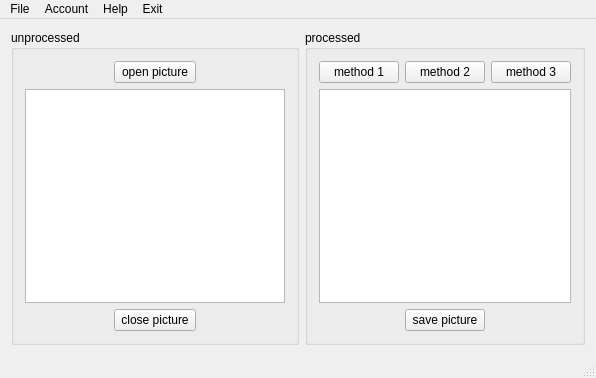
<?xml version="1.0" encoding="UTF-8"?>
<ui version="4.0">
 <class>UserWindow</class>
 <widget class="QMainWindow" name="UserWindow">
  <property name="geometry">
   <rect>
    <x>0</x>
    <y>0</y>
    <width>560</width>
    <height>378</height>
   </rect>
  </property>
  <property name="windowTitle">
   <string>UserWindow</string>
  </property>
  <widget class="QWidget" name="centralWidget">
   <layout class="QGridLayout" name="gridLayout_3">
    <item row="0" column="1">
     <widget class="QGroupBox" name="groupBox_2">
      <property name="title">
       <string>processed</string>
      </property>
      <layout class="QGridLayout" name="gridLayout">
       <item row="0" column="0">
        <widget class="QPushButton" name="btMethod_1">
         <property name="text">
          <string>method 1</string>
         </property>
         <property name="iconSize">
          <size>
           <width>14</width>
           <height>14</height>
          </size>
         </property>
        </widget>
       </item>
       <item row="0" column="1">
        <widget class="QPushButton" name="btMethod_2">
         <property name="text">
          <string>method 2</string>
         </property>
         <property name="iconSize">
          <size>
           <width>128</width>
           <height>14</height>
          </size>
         </property>
        </widget>
       </item>
       <item row="0" column="2">
        <widget class="QPushButton" name="btMethod_3">
         <property name="text">
          <string>method 3</string>
         </property>
        </widget>
       </item>
       <item row="1" column="0" colspan="3">
        <widget class="QGraphicsView" name="graphicsView_2"/>
       </item>
       <item row="2" column="1">
        <widget class="QPushButton" name="btSavePic">
         <property name="text">
          <string>save picture</string>
         </property>
        </widget>
       </item>
      </layout>
     </widget>
    </item>
    <item row="0" column="0">
     <widget class="QGroupBox" name="groupBox">
      <property name="title">
       <string>unprocessed</string>
      </property>
      <layout class="QGridLayout" name="gridLayout_2">
       <item row="0" column="1">
        <widget class="QPushButton" name="btOpenPic">
         <property name="text">
          <string>open picture</string>
         </property>
        </widget>
       </item>
       <item row="1" column="0" colspan="3">
        <widget class="QGraphicsView" name="graphicsView">
         <property name="minimumSize">
          <size>
           <width>260</width>
           <height>0</height>
          </size>
         </property>
         <property name="sceneRect">
          <rectf>
           <x>0.000000000000000</x>
           <y>0.000000000000000</y>
           <width>0.000000000000000</width>
           <height>0.000000000000000</height>
          </rectf>
         </property>
        </widget>
       </item>
       <item row="2" column="1">
        <widget class="QPushButton" name="btClosePic">
         <property name="text">
          <string>close picture</string>
         </property>
         <property name="iconSize">
          <size>
           <width>14</width>
           <height>14</height>
          </size>
         </property>
        </widget>
       </item>
      </layout>
     </widget>
    </item>
   </layout>
  </widget>
  <widget class="QMenuBar" name="menuBar">
   <property name="geometry">
    <rect>
     <x>0</x>
     <y>0</y>
     <width>560</width>
     <height>17</height>
    </rect>
   </property>
   <widget class="QMenu" name="menuFile">
    <property name="title">
     <string>File</string>
    </property>
    <widget class="QMenu" name="menuview_dataset">
     <property name="title">
      <string>view dataset</string>
     </property>
     <addaction name="actionprocessed"/>
     <addaction name="actionunprocessed"/>
    </widget>
    <addaction name="menuview_dataset"/>
    <addaction name="actionadd_dataset"/>
    <addaction name="actiondelete_dataset"/>
   </widget>
   <widget class="QMenu" name="menulog_out">
    <property name="title">
     <string>Account</string>
    </property>
    <addaction name="actionmanage_information"/>
    <addaction name="actionswitch_account"/>
    <addaction name="actionchange_password"/>
    <addaction name="actionlog_out"/>
   </widget>
   <widget class="QMenu" name="menuhelp">
    <property name="title">
     <string>Help</string>
    </property>
    <addaction name="actioninstructions"/>
    <addaction name="actioncontact_administrator"/>
    <addaction name="actionreport_error"/>
   </widget>
   <widget class="QMenu" name="menuExit">
    <property name="title">
     <string>Exit</string>
    </property>
   </widget>
   <addaction name="menuFile"/>
   <addaction name="menulog_out"/>
   <addaction name="menuhelp"/>
   <addaction name="menuExit"/>
  </widget>
  <widget class="QStatusBar" name="statusBar"/>
  <action name="actionadd_dataset">
   <property name="text">
    <string>add dataset</string>
   </property>
  </action>
  <action name="actiondelete_dataset">
   <property name="text">
    <string>delete dataset</string>
   </property>
  </action>
  <action name="actionlog_out">
   <property name="text">
    <string>log out</string>
   </property>
  </action>
  <action name="actionswitch_account">
   <property name="text">
    <string>switch account</string>
   </property>
  </action>
  <action name="actionchange_password">
   <property name="text">
    <string>change password</string>
   </property>
  </action>
  <action name="actioninstructions">
   <property name="text">
    <string>instructions</string>
   </property>
  </action>
  <action name="actioncontact_administrator">
   <property name="text">
    <string>contact administrator</string>
   </property>
  </action>
  <action name="actionreport_error">
   <property name="text">
    <string>report error</string>
   </property>
  </action>
  <action name="actionprocessed">
   <property name="text">
    <string>processed</string>
   </property>
  </action>
  <action name="actionunprocessed">
   <property name="text">
    <string>unprocessed</string>
   </property>
  </action>
  <action name="actionmanage_information">
   <property name="text">
    <string>manage information</string>
   </property>
  </action>
 </widget>
 <layoutdefault spacing="6" margin="11"/>
 <resources/>
 <connections/>
</ui>
